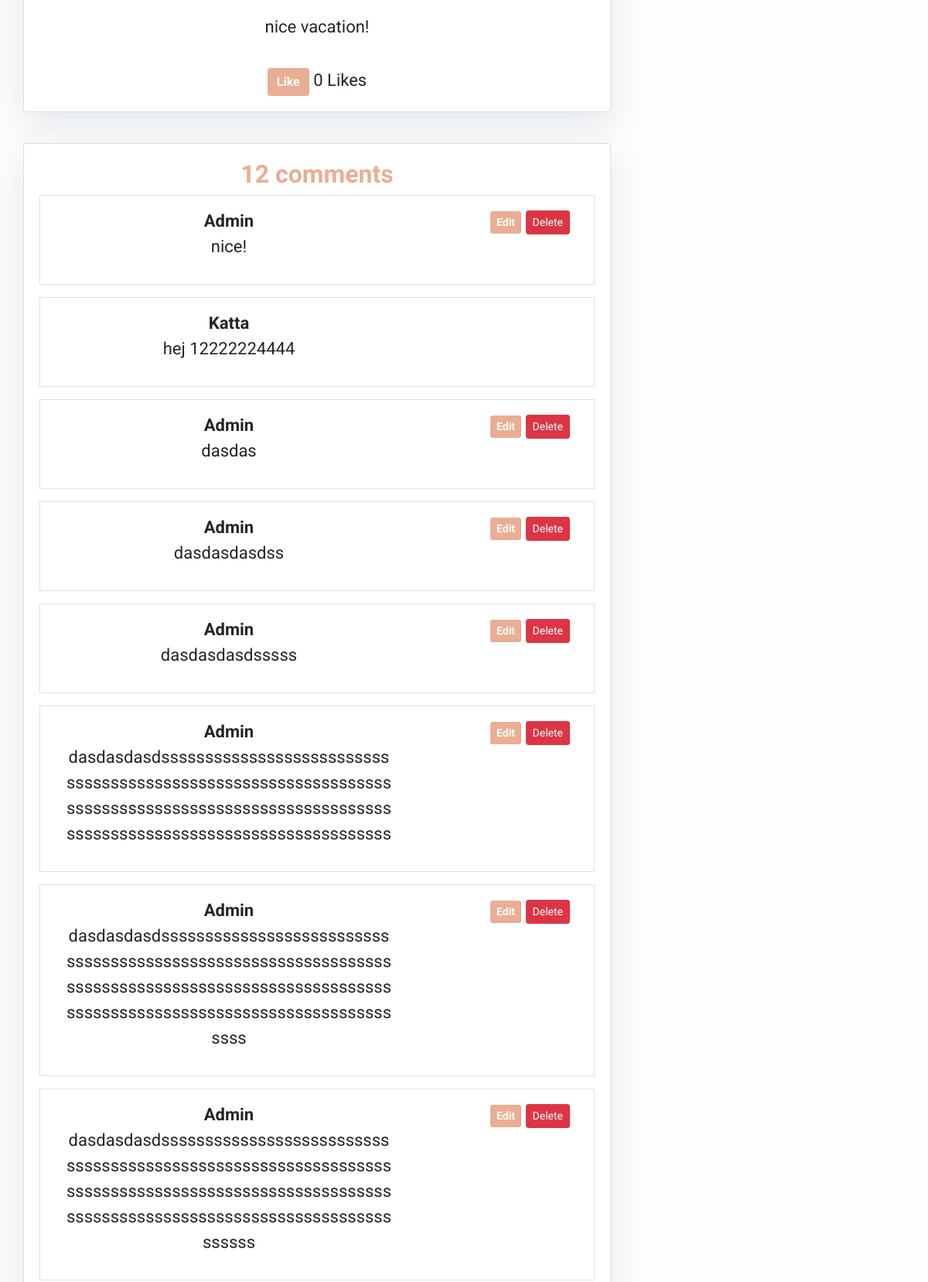
The app's page /vacation/ (signed in, middle part), older data.
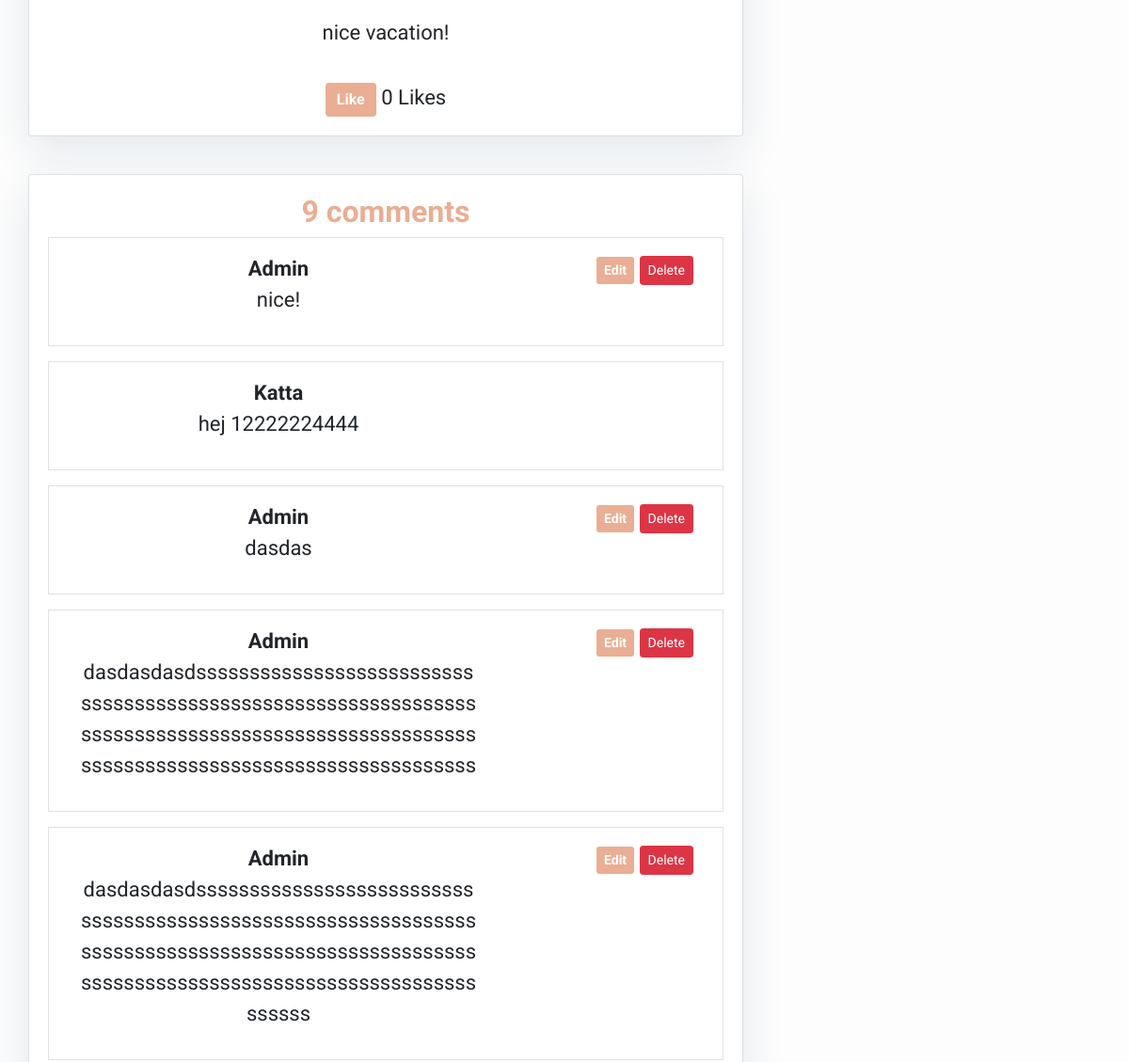
The same page, newer data.
### blog/models.py (models this page shows, shortened)
class Comment(models.Model):
    post = models.ForeignKey(Post,on_delete=models.CASCADE,related_name='comments')
    name = models.CharField(max_length=80)
    email = models.EmailField()
    body = models.TextField()
    created_on = models.DateTimeField(auto_now_add=True)
    active = models.BooleanField(default=True)
    class Meta:
        ordering = ['created_on']

### blog/views.py (the view)
# urls.py: path('<slug:slug>/', views.post_detail, name='post_detail'),
@login_required
def post_detail(request, slug):
    template_name = 'post_detail.html'
    post = get_object_or_404(Post, slug=slug)
    comments = post.comments.filter(active=True)
    new_comment = None
    if request.method == 'POST':
        comment_form = CommentForm(data=request.POST)
        if comment_form.is_valid():
            new_comment = comment_form.save(commit=False)
            new_comment.post = post
            new_comment.name = request.user.username # set the name field to the username of the logged-in user
            new_comment.save()
    else:
        comment_form = CommentForm()
    return render(request, template_name, {'post': post,
                                           'comments': comments,
                                           'new_comment': new_comment,
                                           'comment_form': comment_form})

### templates/post_detail.html (shortened to what this page needs)
{% extends 'base.html' %}
{% block content %}
{% load static %}
{% load crispy_forms_tags %}
<div class="container text-center">
  <div class="row">
    <div class="col-md-8 card mb-4  mt-3 left  top">
      <div class="card-body">
        <p class="card-text ">{{ post.content | safe }}</p>
        <button id="like-btn" class="btn btn-primary" {% if not user.is_authenticated %}disabled{% endif %}>Like</button>
        <span id="like-count">{{ post.likes.count }}</span> Likes
      </div>
    </div>
    <div class="col-md-8 card mb-4  mt-3 ">
      <div class="card-body">
        <h2 class="card-text-comments">{{ comments.count }} comments</h2>
        {% for comment in comments %}
        <div class="row mb-3 border p-3">
          <div class="col-8">
            <strong>{{ comment.name }}</strong>
            <p>{{ comment.body }}</p>
          </div>
          {% if user.is_authenticated and user.username == comment.name %}
            <div class="col-4 text-right">
              <a href="{% url 'edit_comment' comment_id=comment.id %}" class="btn btn-primary btn-sm">Edit</a>
              <form method="POST" action="{% url 'comment_delete' slug=post.slug comment_id=comment.id %}" class="d-inline">
                <button type="submit" class="btn btn-danger btn-sm">Delete</button>
              </form>
            </div>
          {% endif %}
        </div>
      {% endfor %}
      </div>
    </div>
  </div>
</div>
{% endblock content %}

Row changes from the older to the newer data that the page shows:
removed Comment: name "Admin", body "dasdasdasdss", shows "Edit"
removed Comment: name "Admin", body "dasdasdasdsssss", shows "Edit"
removed Comment: name "Admin", body "dasdasdasdsssssssssssssssssssssssssssssssssssssssssssssssssssssssssssssssssssssssssssssssssssssssssssssssssssssssssssssssssssssssssssssssssssssssssssss", shows "Edit"
Text that changed along with them:
{{ comments.count }}: "12" → "9"
